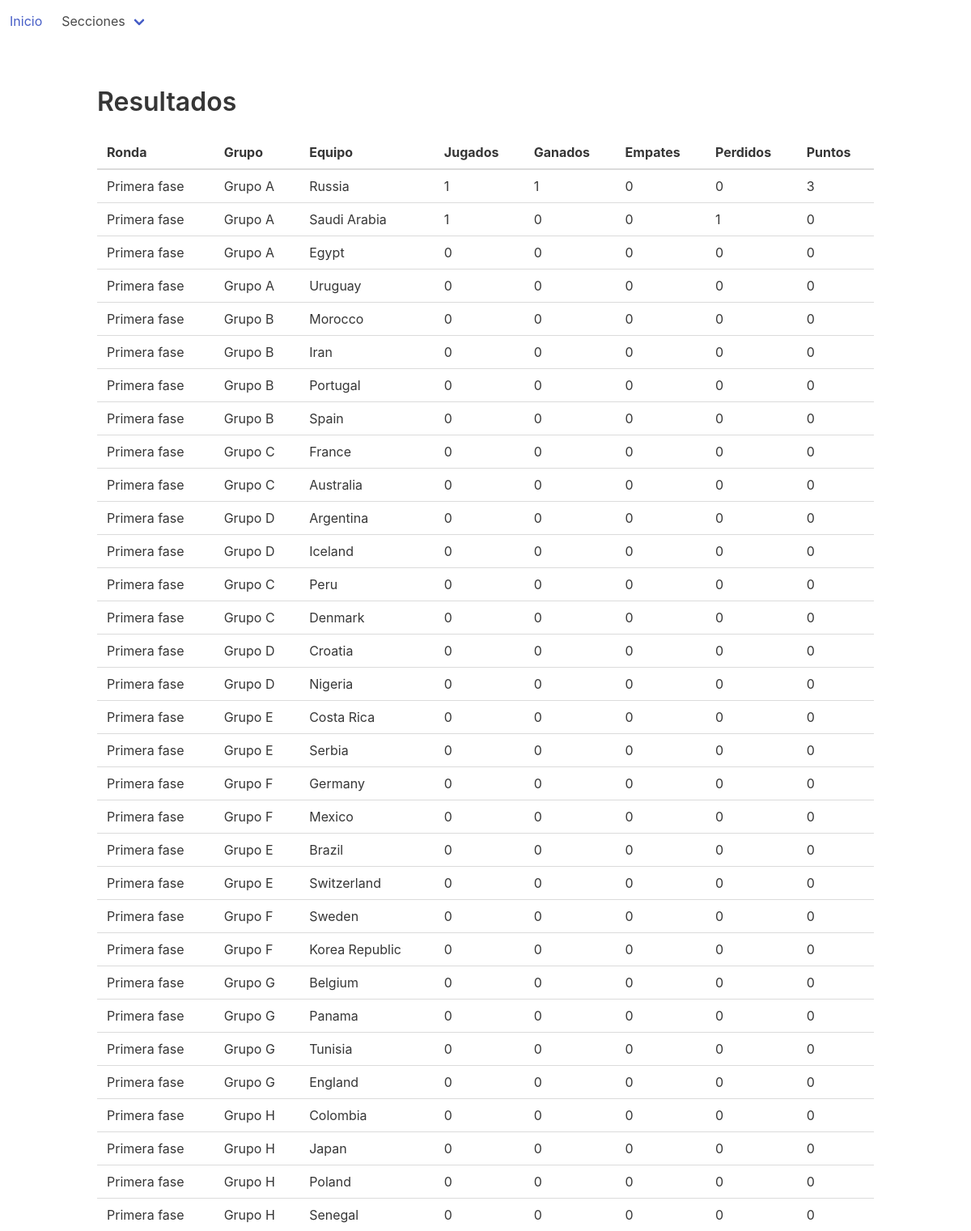
The page /dashboard/rounds on the database as committed earlier.
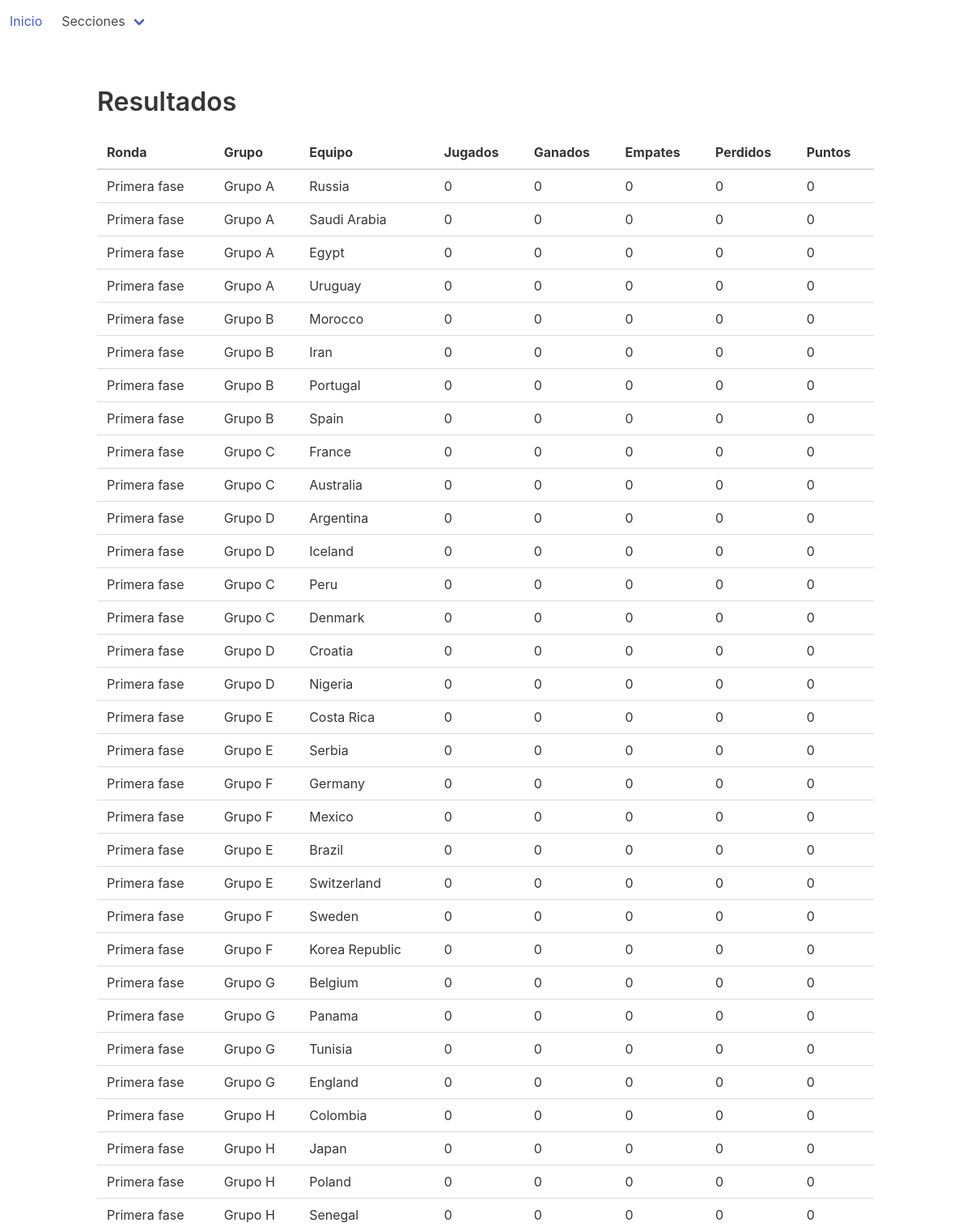
The same page on the database as committed later.
### dashboard/models.py (models this page shows, shortened)
class Round(models.Model):
    GROUP_CHOICES = (
        ('A', 'Grupo A'),
        ('B', 'Grupo B'),
        ('C', 'Grupo C'),
        ('D', 'Grupo D'),
        ('E', 'Grupo E'),
        ('F', 'Grupo F'),
        ('G', 'Grupo G'),
        ('H', 'Grupo H'),
    )
    ROUND_CHOICES = (
        ('1', 'Primera fase'),
        ('2', 'Octavos'),
        ('3', 'Cuarto'),
        ('4', 'Semifinales'),
        ('5', 'Tercer lugar'),
        ('6', 'Finales'),
    )
    group = models.CharField(choices=GROUP_CHOICES, max_length=1, null=True)
    stage = models.CharField(choices=ROUND_CHOICES, max_length=1, default='1')
    played_matches = models.IntegerField(default=0)
    won = models.IntegerField(default=0)
    draw = models.IntegerField(default=0)
    lose = models.IntegerField(default=0)
    points = models.IntegerField(default=0)
    team = models.ForeignKey('Team', on_delete=models.DO_NOTHING)

class Team(models.Model):
    name = models.CharField(max_length=32)
    code = models.CharField(max_length=32)
    cups = models.IntegerField(default=0)
    finals = models.IntegerField(default=0)
    semifinals = models.IntegerField(default=0)
    def __str__(self):
        return self.name

### dashboard/views.py (the view)
class RoundListView(ListView):
    model = Round

### templates/dashboard/round_list.html (shortened to what this page needs)
{% extends 'base.html' %}
{% block content %}
    <h1 class="title">Resultados</h1>
    <table class="table">
        <thead>
        <tr>
            <th>Ronda</th>
            <th>Grupo</th>
            <th>Equipo</th>
            <th>Jugados</th>
            <th>Ganados</th>
            <th>Empates</th>
            <th>Perdidos</th>
            <th>Puntos</th>
        </tr>
        </thead>
        <tbody>
        {% for round in round_list %}
            <tr>
                <td>{{ round.get_stage_display }}</td>
                <td>{{ round.get_group_display }}</td>
                <td>{{ round.team }}</td>
                <td>{{ round.played_matches }}</td>
                <td>{{ round.won }}</td>
                <td>{{ round.draw }}</td>
                <td>{{ round.lose }}</td>
                <td>{{ round.points }}</td>
            </tr>
        {% endfor %}
        </tbody>
    </table>
{% endblock %}

### templates/base.html (shortened to what this page needs)
<!DOCTYPE HTML PUBLIC "-//W3C//DTD HTML 4.01//EN">
<html lang="en">
<head>
    <link rel="stylesheet" href="https://cdnjs.cloudflare.com/ajax/libs/bulma/0.6.1/css/bulma.min.css">
</head>
<body>
{% include 'includes/nav.html' %}
<div class="container">
    <div class="content">
        <br>
        {% block content %}
        {% endblock %}
    </div>
</div>
</body>
</html>

### templates/includes/nav.html (shortened to what this page needs)
<nav class="navbar is-transparent">
    <div id="navbar-menu" class="navbar-menu">
        <div class="navbar-start">
            <a class="navbar-item" href="{% url 'index' %}">
                Inicio
            </a>
            <div class="navbar-item has-dropdown is-hoverable">
                <a class="navbar-link" href="#">
                    Secciones
                </a>
            </div>
        </div>
    </div>
</nav>

Rows that differ between the two databases and show on the page:
changed Round "Russia": played_matches "1" → "0"; won "1" → "0"; points "3" → "0"
changed Round "Saudi Arabia": played_matches "1" → "0"; lose "1" → "0"
